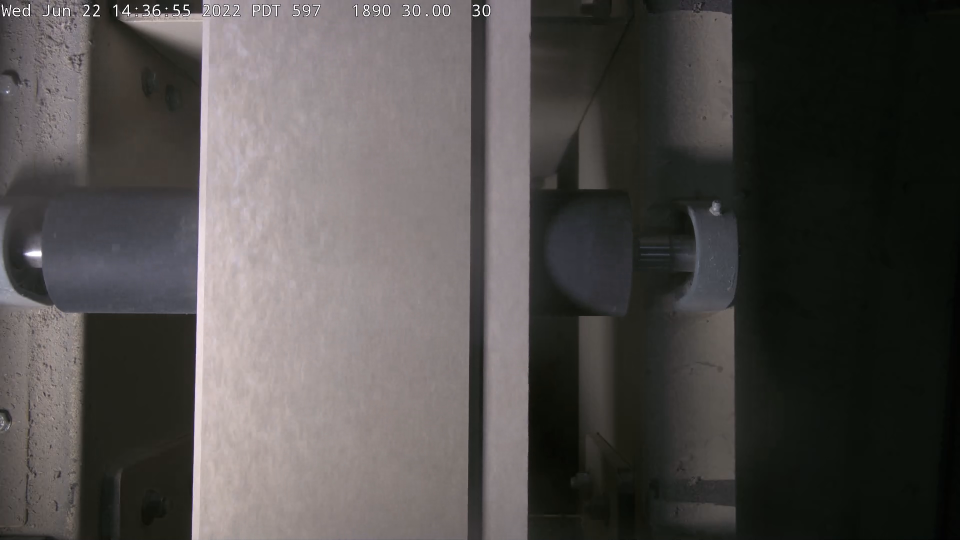
#> input picture images/inputs/input1.png, 1920 x 1080 px (shown at 1/2 size); its folder holds only this picture in this run
$ python lineDetect.py
#> lines starting #> are read from the running program, lines starting #| are printed output that depends on the picture; after the words box and inside, x2 and y2 are one past the last pixel; in counts of white or black regions, pixels touching at a corner belong together
#Intrinsics Interview Question: Coded by Ismael Banihamed :)
import numpy as np
import os
import cv2

##NOTES
# edges: Output of the edge detector.
# lines: A vector to store the coordinates of the start and end of the line.
# rho: The resolution parameter \rho in pixels.
# theta: The resolution of the parameter \theta in radians.
# threshold: The minimum number of intersecting points to detect a line

class LineDetector():
    def __init__(self) -> None:
        self.imgOutputDir = "./images/outputs"
        pass

    def vertLineDetect(self, image):
        kernel = np.ones((5,5),np.uint8)
        #Gray scale image
        img = cv2.cvtColor(cv2.imread(image), cv2.COLOR_RGB2GRAY)

        # Get rid of artifacts
        img = cv2.threshold(img, 250, 300, cv2.THRESH_BINARY)[1]

        # Create structuring elements
        vertical_size = 10
        verticalStructure = cv2.getStructuringElement(cv2.MORPH_RECT, (1, vertical_size))

        # Morphological opening
        vertLines = cv2.morphologyEx(img, cv2.MORPH_OPEN, verticalStructure)
        # Dilate for further bolding of vertical lines
        vertLines = cv2.morphologyEx(vertLines, cv2.MORPH_DILATE, kernel)

        return vertLines

    def sharpenImage(self, image):
        kernel = np.array([[0, -1, 0],
                   [-1, 5,-1],
                   [0, -1, 0]])
        image_sharp = cv2.filter2D(src=image, ddepth=-5, kernel=kernel)
        return image_sharp


    def run(self, imagePath, imageName):
#> called with imagePath = './images/inputs/input1.png', imageName = 'input1'
        print(f"Detecting Lines for {imageName}")
        img = cv2.imread(imagePath)
#> img is the input picture: shape (1080, 1920, 3); mean B, G, R 75.4, 77, 80.3

        #Sharpen the image to have more contrast on borders
        sharpenedImage = self.sharpenImage(img)
        cv2.imwrite(f'{self.imgOutputDir}/{imageName}_sharpened.png',sharpenedImage)

        #get all edges drawn out using canny function
        grayImg = cv2.cvtColor(sharpenedImage, cv2.COLOR_RGB2GRAY)
        cannyImage = cv2.Canny(grayImg,100,150,apertureSize = 3)
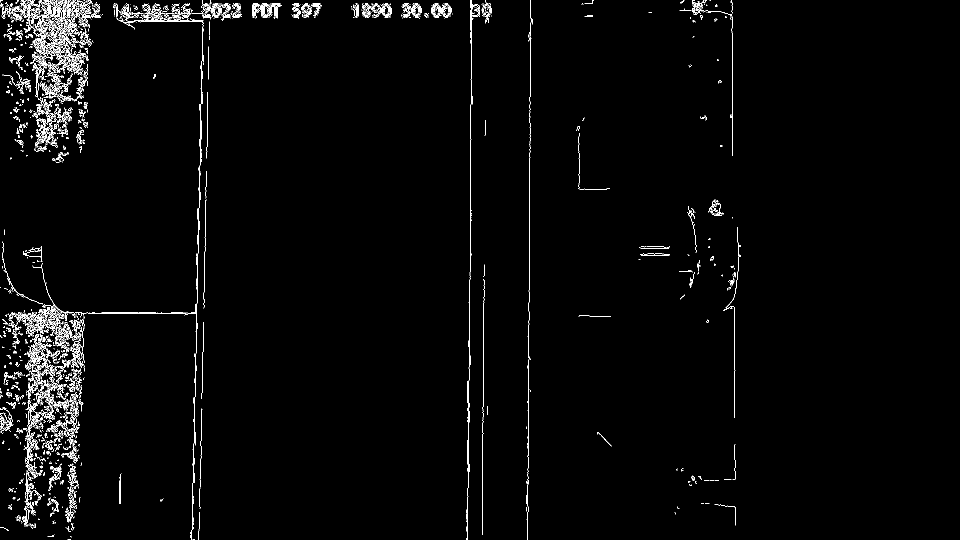
#> cannyImage: shape (1080, 1920) (shown at 1/2 size); 1.9% white in thin lines or dots, all inside (x1, y1, x2, y2) = (0, 0, 1482, 1080)
        cv2.imwrite(f'{self.imgOutputDir}/{imageName}_cannyEdges.png',cannyImage)

        #get only the vertical lines from image
        mask = self.vertLineDetect(f'{self.imgOutputDir}/{imageName}_cannyEdges.png')
#> in vertLineDetect, `vertLines = cv2.morphologyEx(img, cv2.MORPH_OPEN, verticalStructure)`:
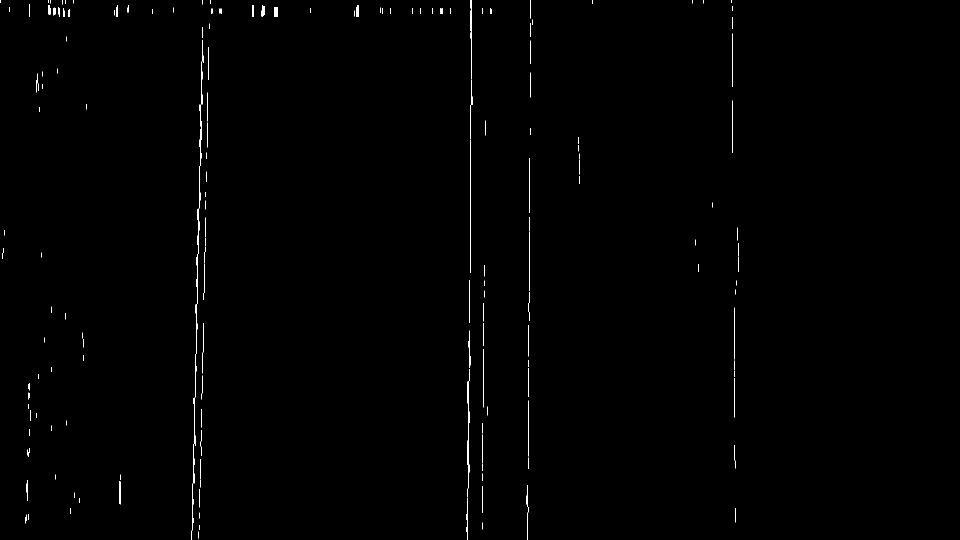
#> vertLines: shape (1080, 1920) (shown at 1/2 size); 0.35% white in thin lines or dots, all inside (x1, y1, x2, y2) = (0, 0, 1477, 1080)
#> in vertLineDetect, `vertLines = cv2.morphologyEx(vertLines, cv2.MORPH_DILATE, kernel)`:
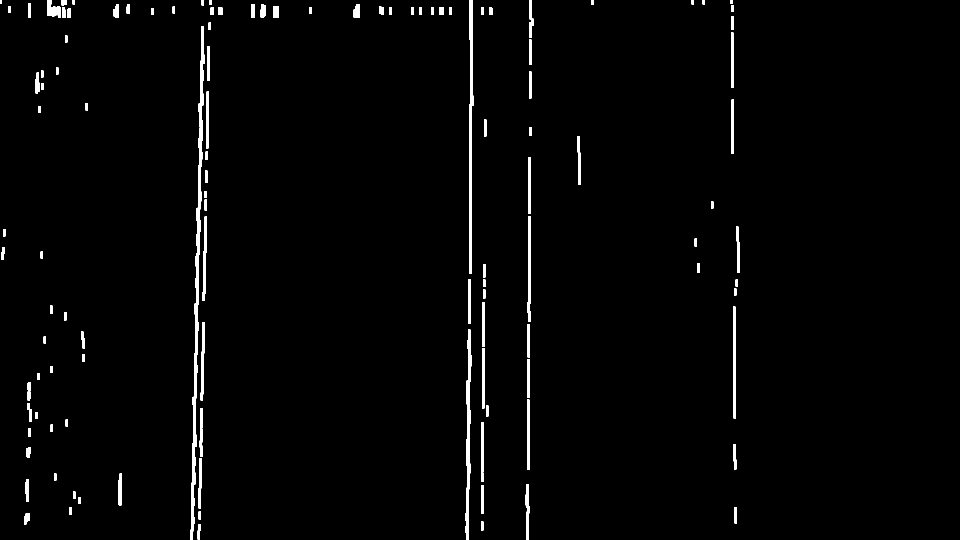
#> vertLines: shape (1080, 1920) (shown at 1/2 size); 1.7% white; 120 white regions, largest, box (x1, y1, x2, y2) and area: (381, 52, 409, 1080) 6143, (938, 0, 947, 548) 2948, (931, 659, 943, 1080) 2557
        cv2.imwrite(f'{self.imgOutputDir}/{imageName}_vertEdges.png',mask)

        #get the hough lines drawn out onto image
        lines = cv2.HoughLinesP(image=mask,rho=1,theta=np.pi/180, threshold=100,lines=np.array([]), minLineLength=100,maxLineGap=80)
#> lines = 86 rows, first 6: [387, 1047, 405, 0], [386, 1062, 404, 0], [384, 1079, 403, 0], [398, 1078, 417, 45], [939, 946, 939, 208], [1058, 1026, 1058, 79]

        verticalLineThreshold = 20
        leftBorderMin = 380
        leftBorderMax = 410
        rightBorderMin = 1050
        rightBorderMax = 1100
        xcordsLeft = []
        xcordsRight = []
        a,b,c = lines.shape
#> a = 86; b = 1; c = 4
        for i in range(a):
            #conditional check to ensure coordinates are that of a line that is vertical enough before drawing onto image
            if abs(lines[i][0][0] - lines[i][0][2]) < verticalLineThreshold:
                if lines[i][0][0] > leftBorderMin and lines[i][0][0] < leftBorderMax:
                    #draw hough lines can comment out to negate extra lines
                    cv2.line(img, (lines[i][0][0], lines[i][0][1]), (lines[i][0][2], lines[i][0][3]), (0, 150, 0), 3, cv2.LINE_AA)
                    cv2.imwrite(f'{self.imgOutputDir}/{imageName}_houghLines.png',img)
                    #save coordinates for avergaing out for later use to draw one solid line for border
                    xcordsLeft.append(lines[i][0][0])
                    xcordsLeft.append(lines[i][0][2])
                elif lines[i][0][0] > rightBorderMin and lines[i][0][0] < rightBorderMax:
                    cv2.line(img, (lines[i][0][0], lines[i][0][1]), (lines[i][0][2], lines[i][0][3]), (0, 150, 0), 3, cv2.LINE_AA)
                    cv2.imwrite(f'{self.imgOutputDir}/{imageName}_houghLines.png',img)
                    xcordsRight.append(lines[i][0][0])
                    xcordsRight.append(lines[i][0][2])
#> this loop made 86 passes
#> pass 1, in run, `cv2.imwrite(f'{self.imgOutputDir}/{imageName}_houghLines.png',img)`:
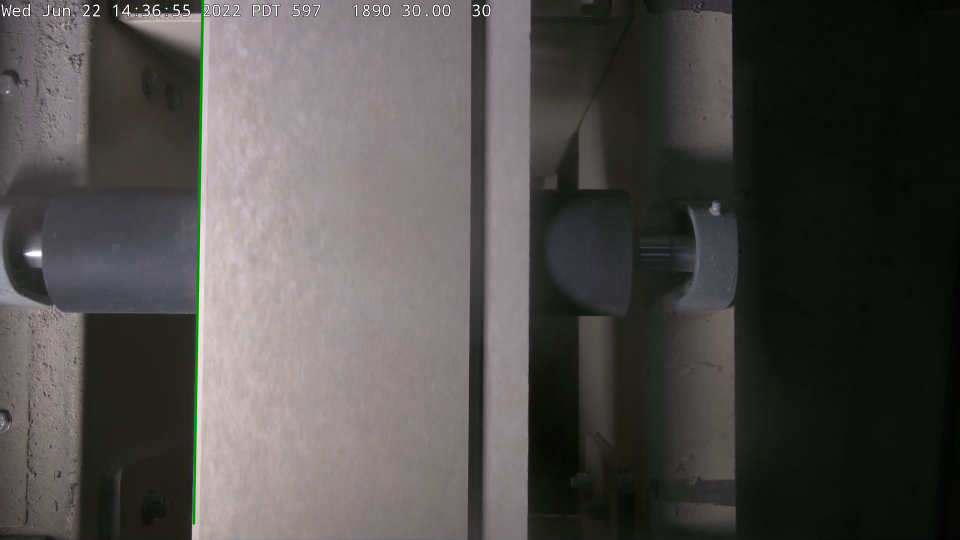
#> saved as input1_houghLines.png: shape (1080, 1920, 3) (shown at 1/2 size); mean B, G, R 74.9, 77, 79.8
#> after the loop:
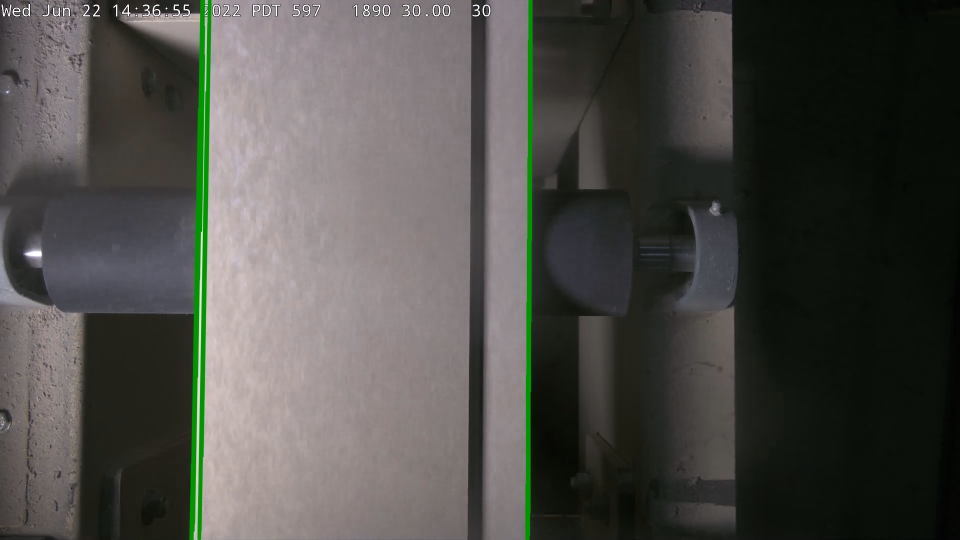
#> img: shape (1080, 1920, 3) (shown at 1/2 size); mean B, G, R 73.2, 77.2, 78.1
#> after the loop, xcordsLeft = 30 values, max 420 at index 13, min 381 at index 24, mean 399.8; xcordsRight = [1058, 1058, 1057, 1057, 1059, 1059, 1060, 1060, 1056, 1056, 1055, 1055, 1061, 1061, 1054, 1054, 1062, 1062, 1053, 1053]

        #Calculate and draw the average vertical linear line for left and right side of object in image
        xcordRightAverage = sum(xcordsRight)/len(xcordsRight)
#> xcordRightAverage = 1057.5
        xcordLeftAverage = sum(xcordsLeft)/len(xcordsLeft)
#> xcordLeftAverage = 399.8
        height, width, color = img.shape
#> height = 1080; width = 1920; color = 3
        cv2.line(img, (int(xcordLeftAverage), height), (int(xcordLeftAverage), 0), (0, 0, 150), 3, cv2.LINE_AA)
        cv2.line(img, (int(xcordRightAverage), height), (int(xcordRightAverage), 0), (0, 0, 150), 3, cv2.LINE_AA)
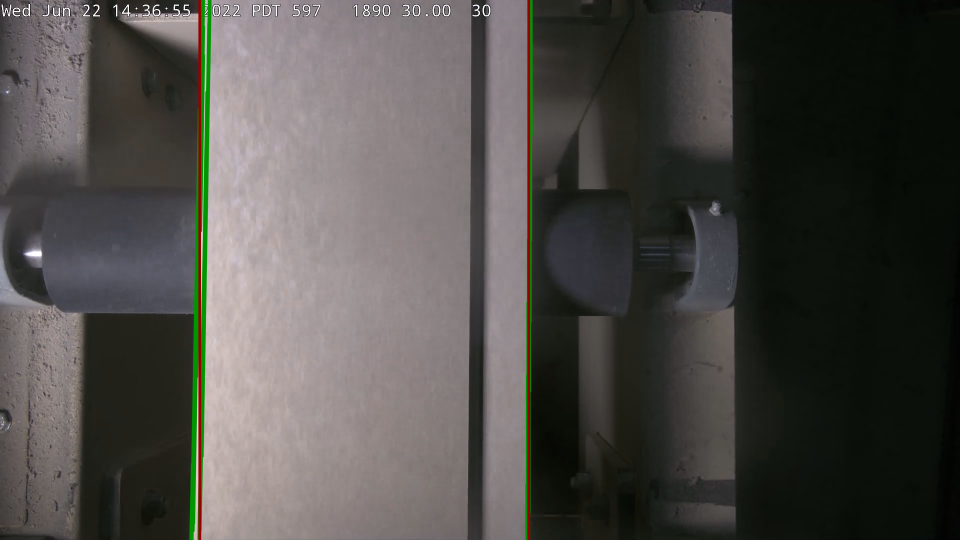
#> img: shape (1080, 1920, 3) (shown at 1/2 size); mean B, G, R 73, 76.3, 78.7
        cv2.imwrite(f'{self.imgOutputDir}/{imageName}_houghLines.png',img)


if __name__ == "__main__":
    inputsDir = "./images/inputs/"
    Detector = LineDetector()

    for imageFile in os.listdir(inputsDir):
        imgPath = os.path.join(inputsDir, imageFile)
        imgName = imageFile[:len(imageFile)-4] #discarding the .png from end of imagename
        Detector.run(imgPath, imgName)
